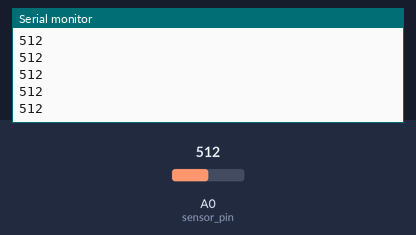
The sketch below on a simulated Arduino Uno, built with avr-gcc and run on an emulated ATmega328P. Shown: the last lines printed to the serial monitor. The test bench sets the inputs (shaded band); at power-on: A0 (sensor_pin) = 512.

Above: at 1.2 s.
1.3 s: A0 (sensor_pin) set to 716
At 1.31 s:
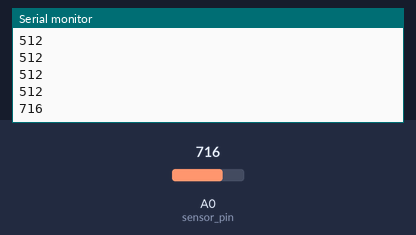
2.8 s: A0 (sensor_pin) set to 900
At 2.81 s:
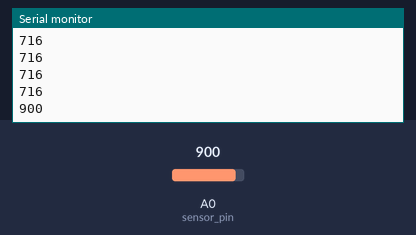
Timing chart, 0 to 5.8 s (numbered marks = the images above; inputs shaded):
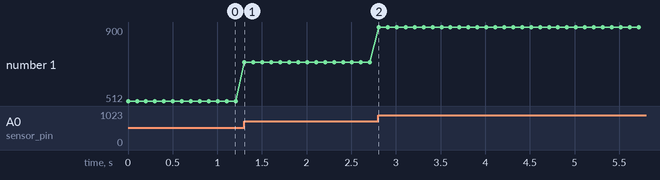

Measured:
- after the input at 1.3 s, the serial monitor: prints a new line at once (image 1)
- after the input at 2.8 s, the serial monitor: prints a new line at once (image 2)
- plotted number 1: 512 → 716 after the input at 1.3 s, 716 → 900 after the input at 2.8 s

The sketch:

SerialLDR.ino
```cpp
/* Arduino code to check for the values coming from the LDR via the Arduino on pin A0 */

const int sensor_pin = A0;
int sensor_value = 0;


void setup() {
  Serial.begin(9600);
}

void loop() {
  sensor_value = analogRead(sensor_pin);
  Serial.println(sensor_value);
  delay(100);

}
```
